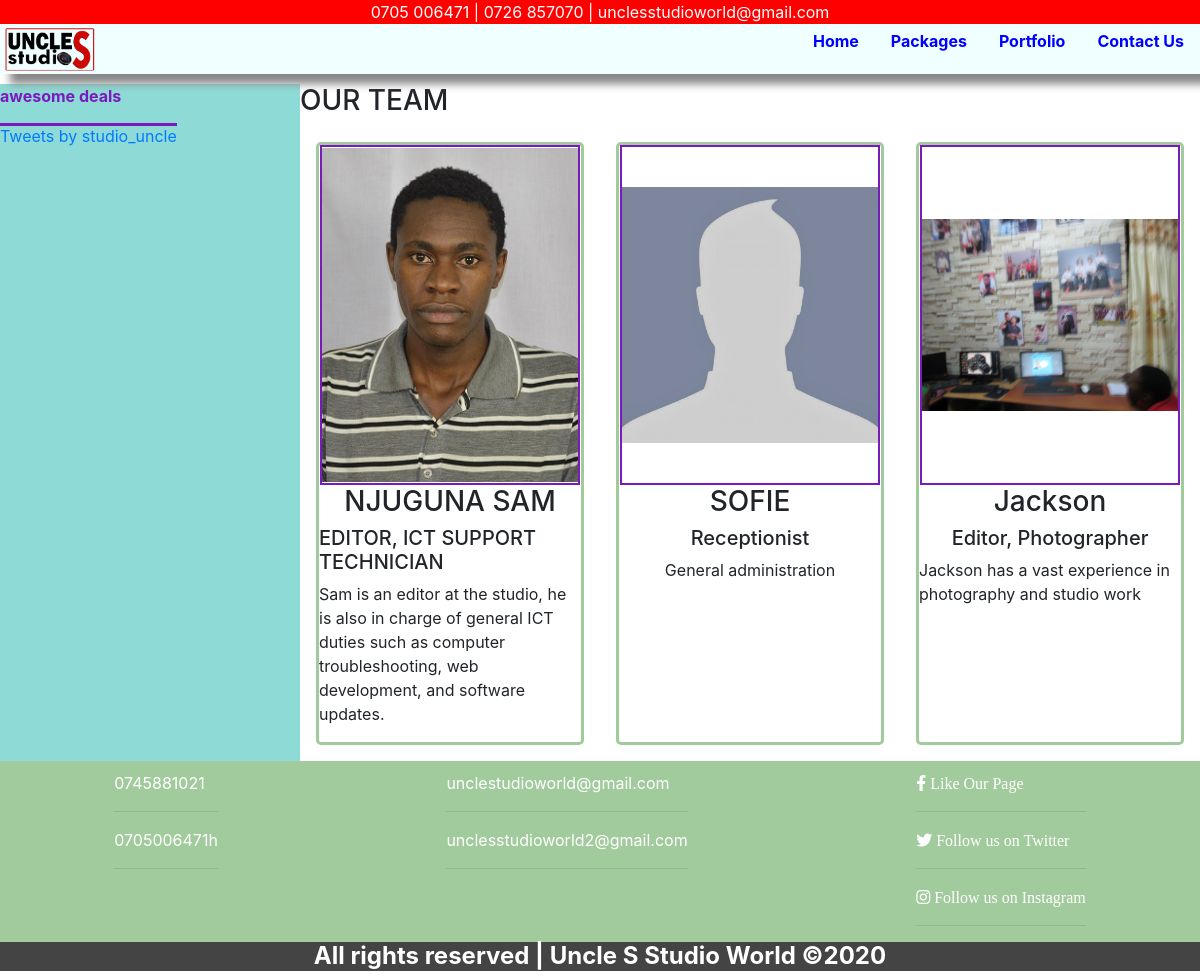
Page /About on the earlier database version.
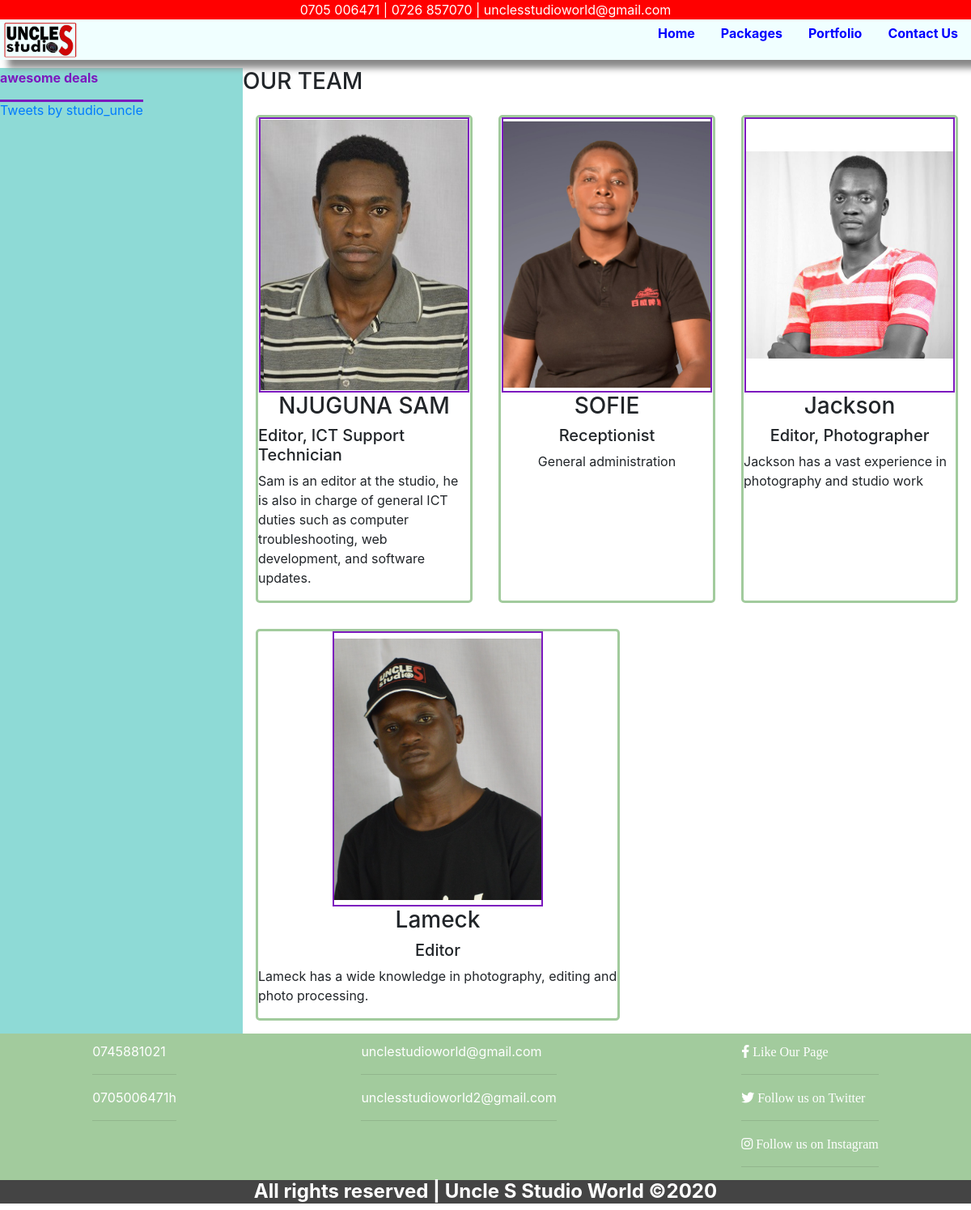
Same page on the later database version.
### home/models.py (models this page shows, shortened)
class Employees(models.Model):
    name = models.CharField(max_length=30)
    position = models.CharField(max_length=50)
    phone = models.CharField(max_length=15)
    short_bio = models.CharField(max_length=200)
    profile = models.ImageField(upload_to='images/', default='empty.jpg')

### home/views.py (the view)
# urls.py: path('About', views.Employees, name='portfolio'),
def Employees(request):
    Employees = models.Employees
    page = 'About Us'
    e_list = Employees.objects.all()
    return render(request, 'portfolio.html', {'team':e_list,})

### TEMPLATES/portfolio.html
{% extends "base.html" %}
{% load static %}
{% block content %}
<h3 id="title">OUR TEAM</h3>
<div class="team">
    {% for employee in team %}
    <div class="employee">
    <img src="media/{{employee.profile}}" alt="{{employee.name}}">
    <h3 class="name">{{employee.name}}</h3>
    <h5 data-role="employee position">{{employee.position}}</h5>
    <p class="bio">{{employee.short_bio}}</p>
    </div>
    {% endfor %}
</div>
{%endblock%}

### TEMPLATES/base.html (shortened to what this page needs)
{% load static %}
<!DOCTYPE html>
<html lang="en">
<head>
    <link rel="stylesheet" href="{% static 'css/style.css' %}" type="text/css">
    <link rel="stylesheet" href="https://pro.fontawesome.com/releases/v5.13.0/css/all.css">
    <link rel="stylesheet" href="https://maxcdn.bootstrapcdn.com/bootstrap/4.3.1/css/bootstrap.min.css">
</head>
<body>
    <p class="top-bar"><span>0705 006471 | 0726 857070 | unclesstudioworld@gmail.com</span></p>
    <header>
        {% include "header.html" %}
    </header>
    <main>
        <section class="side-bar">
            <div class="recent">
                <p>awesome deals</p>
            </div>
            <div class="twitter">
               <a class="twitter-timeline" data-theme="dark" href="https://twitter.com/studio_uncle?ref_src=twsrc%5Etfw">Tweets by studio_uncle</a> <script async src="https://platform.twitter.com/widgets.js" charset="utf-8"></script>
             </div>
        </section>
        <section class="content">
            {% block content %}
            {% endblock %}
        </section>
    </main>
    <footer>
        {% include "footer.html" %}
    </footer>
</body>
</html>

### TEMPLATES/header.html (shortened to what this page needs)
<div class="title-bar">
    {% load static %}
    <a href="{% url 'index' %}"><img src="{% static 'images/logo.png' %}" alt="Logo" id="logo"></a>
</div>
<nav>
    <ul>
        <li><a href="{% url 'index' %}">Home </a></li>
        <li><a href="#">Packages </a></li>
        <li><a href="{% url 'portfolio' %}">Portfolio </a></li>
        <li><a href="{% url 'contact' %}">Contact Us</a></li>
    </ul>
</nav>

### TEMPLATES/footer.html
<section class="contact-list">
    <div class="numbers">
        0745881021 <hr>
        0705006471h <hr>
    </div>
    <div class="mails">
        unclestudioworld@gmail.com <hr>
        unclesstudioworld2@gmail.com <hr>
    </div>
    <div class="social-media-links">
        <span class="fab fa-facebook-f">    Like Our Page</span> <hr>
        <span class="fab fa-twitter">   Follow us on Twitter</span><hr>
        <span class="fab fa-instagram"> Follow us on Instagram</span><hr>
    </div>
</section>
<h4 class="copyright">All rights reserved | Uncle S Studio World &copy;2020</h4>

### static/css/style.css (style rules this page uses)
body { background-color:beige ; color:#053b4d; margin: 0px;position: relative; display:block; }
header { display :flex !important; position: sticky; top: 2px; background-color: azure; margin-bottom: 10px;box-shadow: 10px 10px 8px #888888; z-index: 9; }
.title-bar { display: flex; flex: 1; }
#logo { width: 100px; height: 50px; }
.top-bar { background-color: red; color: white; position: sticky; top: 0px;margin: 0px;display: flex;z-index: 9; }
.top-bar span { margin: auto ; }
nav { flex: 1.5; display: static; margin: auto; }
nav ul li a { text-decoration: none; color: blue; font-weight: bold; }
nav ul { display: flex;justify-content: flex-end; }
nav ul li { list-style-type: none; padding: 0 1em 0 1em; }
.copyright { background-color: #444; color: white; font-weight: bold; text-align: center; }
.contact-list { display: flex; flex-wrap: wrap; background-color:#a2cb9d; color: white;padding-top: 10px;justify-content: space-around; }
main { display: flex !important; }
.side-bar { flex:1; background-color: rgb(142, 218, 214); }
.content { flex: 3; }
.recent { color: #7c19be; font-weight: bold; }
.twitter-timeline { border-top: #7c19be solid 3px; max-height: 250px; }
footer { position: static; bottom: 0; }
.employee img { width: 260px; height: 340px; border: #7c19be solid 2px; object-fit: contain; }
.team { display: flex; flex-wrap: wrap; }
.employee { flex: 1; max-width: 50%; border-radius: 5px; border: #a2cb9d solid 3px; margin: 1em; align-items: center; display: flex; flex-direction: column; }

Differences in the rows shown:
changed Employees "NJUGUNA SAM": position "EDITOR, ICT SUPPORT TECHNICIAN" → "Editor, ICT Support Technician"
changed Employees "SOFIE": profile: picture added in place of a placeholder
changed Employees "Jackson": profile: a different picture
added Employees: profile (picture), name "Lameck", position "Editor", short_bio "Lameck has a wide knowledge in photography, editing and photo processing."
